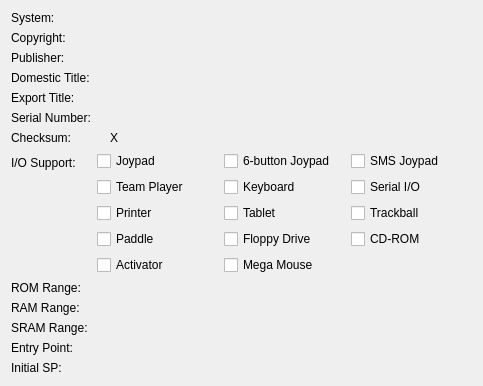
<?xml version="1.0" encoding="UTF-8"?>
<ui version="4.0">
 <class>MegaDriveView</class>
 <widget class="QWidget" name="MegaDriveView">
  <property name="geometry">
   <rect>
    <x>0</x>
    <y>0</y>
    <width>483</width>
    <height>377</height>
   </rect>
  </property>
  <layout class="QFormLayout" name="formLayout">
   <property name="fieldGrowthPolicy">
    <enum>QFormLayout::AllNonFixedFieldsGrow</enum>
   </property>
   <item row="0" column="0">
    <widget class="QLabel" name="lblSystemDesc">
     <property name="text">
      <string>System:</string>
     </property>
     <property name="textFormat">
      <enum>Qt::PlainText</enum>
     </property>
    </widget>
   </item>
   <item row="0" column="1">
    <widget class="QLabel" name="lblSystem">
     <property name="textFormat">
      <enum>Qt::PlainText</enum>
     </property>
     <property name="textInteractionFlags">
      <set>Qt::LinksAccessibleByMouse|Qt::TextSelectableByMouse</set>
     </property>
    </widget>
   </item>
   <item row="1" column="0">
    <widget class="QLabel" name="lblCopyrightDesc">
     <property name="text">
      <string>Copyright:</string>
     </property>
     <property name="textFormat">
      <enum>Qt::PlainText</enum>
     </property>
    </widget>
   </item>
   <item row="1" column="1">
    <widget class="QLabel" name="lblCopyright">
     <property name="textFormat">
      <enum>Qt::PlainText</enum>
     </property>
     <property name="textInteractionFlags">
      <set>Qt::LinksAccessibleByMouse|Qt::TextSelectableByMouse</set>
     </property>
    </widget>
   </item>
   <item row="2" column="0">
    <widget class="QLabel" name="lblPublisherDesc">
     <property name="text">
      <string>Publisher:</string>
     </property>
     <property name="textFormat">
      <enum>Qt::PlainText</enum>
     </property>
    </widget>
   </item>
   <item row="2" column="1">
    <widget class="QLabel" name="lblPublisher">
     <property name="textFormat">
      <enum>Qt::PlainText</enum>
     </property>
     <property name="textInteractionFlags">
      <set>Qt::LinksAccessibleByMouse|Qt::TextSelectableByMouse</set>
     </property>
    </widget>
   </item>
   <item row="3" column="0">
    <widget class="QLabel" name="lblTitleDomesticDesc">
     <property name="text">
      <string>Domestic Title:</string>
     </property>
     <property name="textFormat">
      <enum>Qt::PlainText</enum>
     </property>
    </widget>
   </item>
   <item row="3" column="1">
    <widget class="QLabel" name="lblTitleDomestic">
     <property name="textFormat">
      <enum>Qt::PlainText</enum>
     </property>
     <property name="textInteractionFlags">
      <set>Qt::LinksAccessibleByMouse|Qt::TextSelectableByMouse</set>
     </property>
    </widget>
   </item>
   <item row="4" column="0">
    <widget class="QLabel" name="lblTitleExportDesc">
     <property name="text">
      <string>Export Title:</string>
     </property>
     <property name="textFormat">
      <enum>Qt::PlainText</enum>
     </property>
    </widget>
   </item>
   <item row="4" column="1">
    <widget class="QLabel" name="lblTitleExport">
     <property name="textFormat">
      <enum>Qt::PlainText</enum>
     </property>
     <property name="textInteractionFlags">
      <set>Qt::LinksAccessibleByMouse|Qt::TextSelectableByMouse</set>
     </property>
    </widget>
   </item>
   <item row="5" column="0">
    <widget class="QLabel" name="lblSerialNumberDesc">
     <property name="text">
      <string>Serial Number:</string>
     </property>
     <property name="textFormat">
      <enum>Qt::PlainText</enum>
     </property>
    </widget>
   </item>
   <item row="5" column="1">
    <widget class="QLabel" name="lblSerialNumber">
     <property name="textFormat">
      <enum>Qt::PlainText</enum>
     </property>
     <property name="textInteractionFlags">
      <set>Qt::LinksAccessibleByMouse|Qt::TextSelectableByMouse</set>
     </property>
    </widget>
   </item>
   <item row="7" column="0">
    <widget class="QLabel" name="lblChecksumDesc">
     <property name="text">
      <string>Checksum:</string>
     </property>
     <property name="textFormat">
      <enum>Qt::PlainText</enum>
     </property>
    </widget>
   </item>
   <item row="7" column="1">
    <layout class="QHBoxLayout" name="hboxChecksum">
     <item>
      <widget class="QLabel" name="lblChecksum">
       <property name="textFormat">
        <enum>Qt::PlainText</enum>
       </property>
       <property name="textInteractionFlags">
        <set>Qt::LinksAccessibleByMouse|Qt::TextSelectableByMouse</set>
       </property>
      </widget>
     </item>
     <item>
      <widget class="QLabel" name="lblChecksumStatus">
       <property name="text">
        <string notr="true">X</string>
       </property>
       <property name="textFormat">
        <enum>Qt::PlainText</enum>
       </property>
      </widget>
     </item>
     <item>
      <spacer name="hspcChecksum">
       <property name="orientation">
        <enum>Qt::Horizontal</enum>
       </property>
       <property name="sizeHint" stdset="0">
        <size>
         <width>40</width>
         <height>1</height>
        </size>
       </property>
      </spacer>
     </item>
    </layout>
   </item>
   <item row="8" column="0">
    <widget class="QLabel" name="lblIOSupport">
     <property name="text">
      <string>I/O Support:</string>
     </property>
     <property name="textFormat">
      <enum>Qt::PlainText</enum>
     </property>
    </widget>
   </item>
   <item row="8" column="1">
    <layout class="QGridLayout" name="gridIOSupport">
     <item row="0" column="0">
      <widget class="QCheckBox" name="chkIO3btn">
       <property name="text">
        <string>Joypad</string>
       </property>
      </widget>
     </item>
     <item row="0" column="1">
      <widget class="QCheckBox" name="chkIO6btn">
       <property name="text">
        <string>6-button Joypad</string>
       </property>
      </widget>
     </item>
     <item row="0" column="2">
      <widget class="QCheckBox" name="chkIO2btn">
       <property name="text">
        <string>SMS Joypad</string>
       </property>
      </widget>
     </item>
     <item row="1" column="0">
      <widget class="QCheckBox" name="chkIOTeamPlayer">
       <property name="text">
        <string>Team Player</string>
       </property>
      </widget>
     </item>
     <item row="1" column="1">
      <widget class="QCheckBox" name="chkIOKeyboard">
       <property name="text">
        <string>Keyboard</string>
       </property>
      </widget>
     </item>
     <item row="1" column="2">
      <widget class="QCheckBox" name="chkIOSerial">
       <property name="text">
        <string>Serial I/O</string>
       </property>
      </widget>
     </item>
     <item row="2" column="0">
      <widget class="QCheckBox" name="chkIOPrinter">
       <property name="text">
        <string>Printer</string>
       </property>
      </widget>
     </item>
     <item row="2" column="1">
      <widget class="QCheckBox" name="chkIOTablet">
       <property name="text">
        <string>Tablet</string>
       </property>
      </widget>
     </item>
     <item row="2" column="2">
      <widget class="QCheckBox" name="chkIOTrackball">
       <property name="text">
        <string>Trackball</string>
       </property>
      </widget>
     </item>
     <item row="3" column="0">
      <widget class="QCheckBox" name="chkIOPaddle">
       <property name="text">
        <string>Paddle</string>
       </property>
      </widget>
     </item>
     <item row="3" column="1">
      <widget class="QCheckBox" name="chkIOFloppy">
       <property name="text">
        <string>Floppy Drive</string>
       </property>
      </widget>
     </item>
     <item row="3" column="2">
      <widget class="QCheckBox" name="chkIOMegaCD">
       <property name="text">
        <string>CD-ROM</string>
       </property>
      </widget>
     </item>
     <item row="4" column="0">
      <widget class="QCheckBox" name="chkIOActivator">
       <property name="text">
        <string>Activator</string>
       </property>
      </widget>
     </item>
     <item row="4" column="1">
      <widget class="QCheckBox" name="chkIOMegaMouse">
       <property name="text">
        <string>Mega Mouse</string>
       </property>
      </widget>
     </item>
    </layout>
   </item>
   <item row="9" column="0">
    <widget class="QLabel" name="lblROMRangeDesc">
     <property name="text">
      <string>ROM Range:</string>
     </property>
     <property name="textFormat">
      <enum>Qt::PlainText</enum>
     </property>
    </widget>
   </item>
   <item row="9" column="1">
    <widget class="QLabel" name="lblROMRange">
     <property name="textFormat">
      <enum>Qt::PlainText</enum>
     </property>
     <property name="textInteractionFlags">
      <set>Qt::LinksAccessibleByMouse|Qt::TextSelectableByMouse</set>
     </property>
    </widget>
   </item>
   <item row="10" column="0">
    <widget class="QLabel" name="lblRAMRangeDesc">
     <property name="text">
      <string>RAM Range:</string>
     </property>
     <property name="textFormat">
      <enum>Qt::PlainText</enum>
     </property>
    </widget>
   </item>
   <item row="10" column="1">
    <widget class="QLabel" name="lblRAMRange">
     <property name="textFormat">
      <enum>Qt::PlainText</enum>
     </property>
     <property name="textInteractionFlags">
      <set>Qt::LinksAccessibleByMouse|Qt::TextSelectableByMouse</set>
     </property>
    </widget>
   </item>
   <item row="11" column="0">
    <widget class="QLabel" name="lblSRAMRangeDesc">
     <property name="text">
      <string>SRAM Range:</string>
     </property>
     <property name="textFormat">
      <enum>Qt::PlainText</enum>
     </property>
    </widget>
   </item>
   <item row="11" column="1">
    <widget class="QLabel" name="lblSRAMRange">
     <property name="textFormat">
      <enum>Qt::PlainText</enum>
     </property>
     <property name="textInteractionFlags">
      <set>Qt::LinksAccessibleByMouse|Qt::TextSelectableByMouse</set>
     </property>
    </widget>
   </item>
   <item row="12" column="0">
    <widget class="QLabel" name="lblEntryPointDesc">
     <property name="text">
      <string>Entry Point:</string>
     </property>
     <property name="textFormat">
      <enum>Qt::PlainText</enum>
     </property>
    </widget>
   </item>
   <item row="12" column="1">
    <widget class="QLabel" name="lblEntryPoint">
     <property name="textFormat">
      <enum>Qt::PlainText</enum>
     </property>
     <property name="textInteractionFlags">
      <set>Qt::LinksAccessibleByMouse|Qt::TextSelectableByMouse</set>
     </property>
    </widget>
   </item>
   <item row="13" column="0">
    <widget class="QLabel" name="lblInitialSPDesc">
     <property name="text">
      <string>Initial SP:</string>
     </property>
     <property name="textFormat">
      <enum>Qt::PlainText</enum>
     </property>
    </widget>
   </item>
   <item row="13" column="1">
    <widget class="QLabel" name="lblInitialSP">
     <property name="textFormat">
      <enum>Qt::PlainText</enum>
     </property>
     <property name="textInteractionFlags">
      <set>Qt::LinksAccessibleByMouse|Qt::TextSelectableByMouse</set>
     </property>
    </widget>
   </item>
  </layout>
 </widget>
 <resources/>
 <connections/>
</ui>
